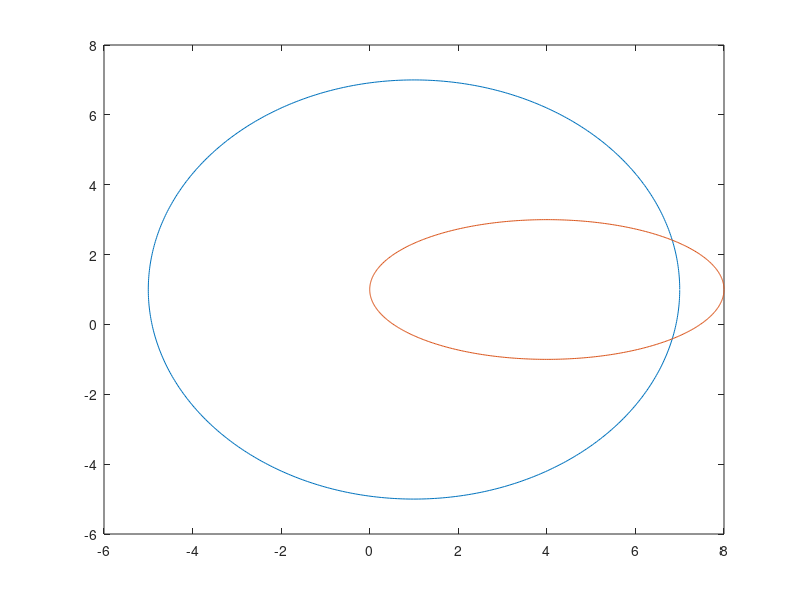

This chart was generated by the following MATLAB code:
clear
clc
close all
teta=0:0.01:2*pi;
R=6;xc=1;yc=1;
%ecuații parametrice cerc
x=xc+R*cos(teta);
y=yc+R*sin(teta);
plot(x,y)
hold on
clear x;
clear y;
xc=4;yc=1;a=4;b=2;
%ecuații parametrice elipsă
x=xc+a*cos(teta);
y=yc+b*sin(teta);
plot(x,y)
hold off
